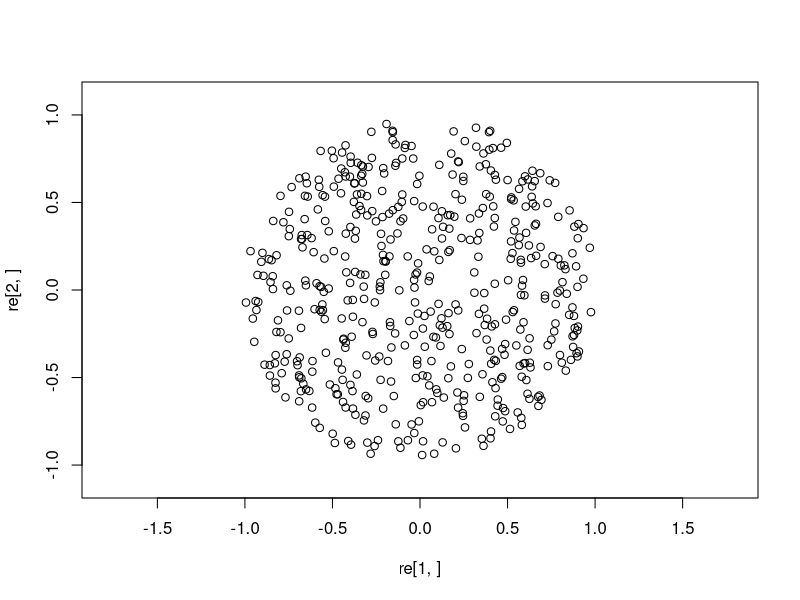
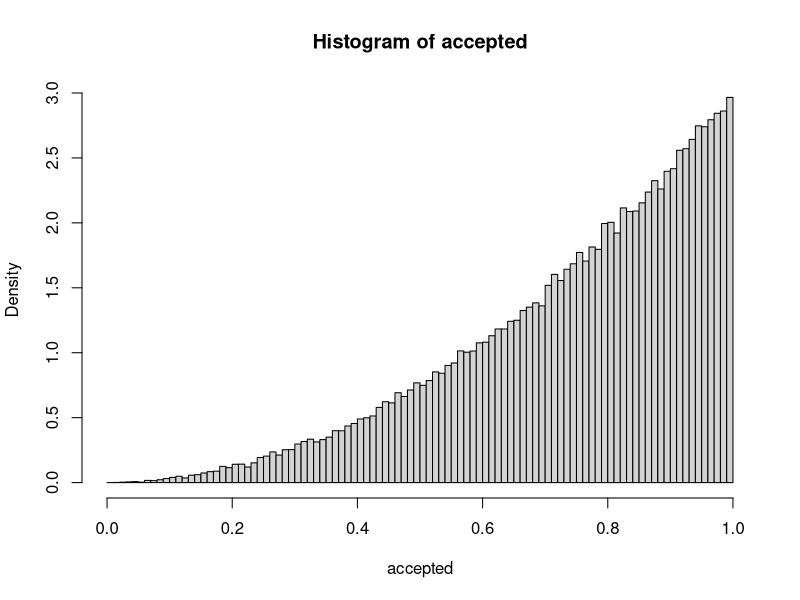

Recreate these plots in R, in order.
## ---- chunk 1
knitr::opts_chunk$set(echo = TRUE)
## ---- chunk 2
point <- function(){
  z=2
  while(length(z)==1){
  x = 2*runif(1) -1
  y = 2*runif(1) -1
if (x^2 + y^2 <1) { z<-c(x,y)}
  }
  z
}
## ---- chunk 3
 re=replicate(500, point())
 plot(re[1,], re[2,], xlim=c(-1.1,1.1), ylim=c(-1.1,1.1), asp=1)
## ---- chunk 4
samplef <- function(){
x=-1
while(x==-1){
y = runif(1)
u = runif(1)
if( u*3 < 3*(y^2)){ x<- y}
}
x
}
## ---- chunk 5
accepted=replicate(100000, samplef())
B = seq(0, 1, by=0.01)
hist(accepted, prob=TRUE, B)
